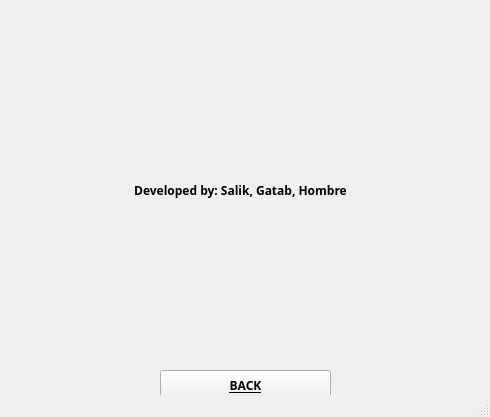
<?xml version="1.0" encoding="UTF-8"?>
<ui version="4.0">
 <class>MainWindow</class>
 <widget class="QMainWindow" name="MainWindow">
  <property name="geometry">
   <rect>
    <x>0</x>
    <y>0</y>
    <width>490</width>
    <height>417</height>
   </rect>
  </property>
  <property name="windowTitle">
   <string>MainWindow</string>
  </property>
  <widget class="QWidget" name="centralwidget">
   <widget class="QPushButton" name="b_returnhome">
    <property name="geometry">
     <rect>
      <x>160</x>
      <y>370</y>
      <width>171</width>
      <height>31</height>
     </rect>
    </property>
    <property name="font">
     <font>
      <family>Unispace</family>
      <weight>75</weight>
      <bold>true</bold>
      <underline>true</underline>
     </font>
    </property>
    <property name="text">
     <string>BACK</string>
    </property>
   </widget>
   <widget class="QLabel" name="l_about">
    <property name="geometry">
     <rect>
      <x>40</x>
      <y>170</y>
      <width>401</width>
      <height>41</height>
     </rect>
    </property>
    <property name="font">
     <font>
      <family>Unispace</family>
      <weight>75</weight>
      <bold>true</bold>
     </font>
    </property>
    <property name="text">
     <string>Developed by: Salik, Gatab, Hombre</string>
    </property>
    <property name="textFormat">
     <enum>Qt::PlainText</enum>
    </property>
    <property name="alignment">
     <set>Qt::AlignCenter</set>
    </property>
   </widget>
  </widget>
  <widget class="QStatusBar" name="statusbar"/>
 </widget>
 <resources/>
 <connections/>
</ui>
